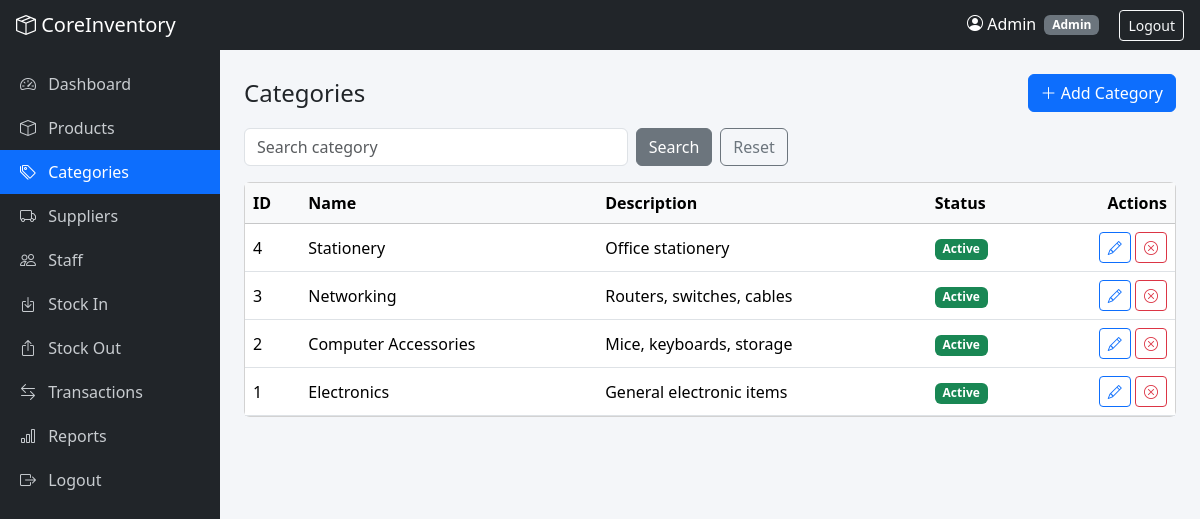
The app's page /categories.php (signed in) with its own data.
### tables this page shows
CREATE TABLE categories (
  id INT AUTO_INCREMENT PRIMARY KEY,
  name VARCHAR(100) NOT NULL UNIQUE,
  description TEXT,
  status ENUM('active','inactive') NOT NULL DEFAULT 'active',
  created_at TIMESTAMP DEFAULT CURRENT_TIMESTAMP
);

### categories.php (the view, shortened to what this page needs)
<?php
require 'includes/db.php';
require 'includes/auth.php';
$q = trim($_GET['q'] ?? '');
$st = $pdo->prepare("SELECT * FROM categories WHERE name LIKE ? ORDER BY id DESC");
$st->execute(["%$q%"]);
$rows = $st->fetchAll();
require 'includes/header.php';
?>
<div class="d-flex justify-content-between align-items-center mb-3">
  <h4 class="mb-0">Categories</h4>
  <button class="btn btn-primary" data-add data-title="Add Category" data-bs-toggle="modal" data-bs-target="#catModal"><i class="bi bi-plus-lg"></i> Add Category</button>
</div>
<form class="row g-2 mb-3" method="get">
  <div class="col-md-5"><input name="q" class="form-control" placeholder="Search category" value="<?= e($q) ?>"></div>
  <div class="col-md-3 d-flex gap-2"><button class="btn btn-secondary">Search</button><a href="categories.php" class="btn btn-outline-secondary">Reset</a></div>
</form>
<div class="card"><div class="table-responsive"><table class="table table-hover align-middle mb-0">
  <thead class="table-light"><tr><th>ID</th><th>Name</th><th>Description</th><th>Status</th><th class="text-end">Actions</th></tr></thead>
  <tbody>
  <?php foreach ($rows as $r): ?>
    <tr><td><?= $r['id'] ?></td><td><?= e($r['name']) ?></td><td><?= e($r['description']) ?></td><td><?= status_badge($r['status']) ?></td>
      <td class="text-end text-nowrap">
        <button class="btn btn-sm btn-outline-primary" data-edit="<?= e(json_encode($r)) ?>" data-title="Edit Category" data-bs-toggle="modal" data-bs-target="#catModal"><i class="bi bi-pencil"></i></button>
        <form method="post" class="d-inline" data-confirm="Change the status of this category?">
          <button class="btn btn-sm btn-outline-<?= $r['status'] === 'active' ? 'danger' : 'success' ?>"><i class="bi <?= $r['status'] === 'active' ? 'bi-x-circle' : 'bi-check-circle' ?>"></i></button>
        </form></td></tr>
  <?php endforeach; ?>
  </tbody></table></div></div>
<?php require 'includes/footer.php'; ?>

### includes/auth.php (shortened to what this page needs)
<?php
function e($value): string { return htmlspecialchars((string)$value, ENT_QUOTES, 'UTF-8'); }
function status_badge(string $status): string {
    return $status === 'active' ? '<span class="badge bg-success">Active</span>'
                                : '<span class="badge bg-secondary">Inactive</span>';
}

### assets/css/style.css (style rules this page uses)
body { background: #f4f6f9; }

### records on screen
categories: id "4", name "Stationery", description "Office stationery", status "Active"
categories: id "3", name "Networking", description "Routers, switches, cables", status "Active"
categories: id "2", name "Computer Accessories", description "Mice, keyboards, storage", status "Active"
categories: id "1", name "Electronics", description "General electronic items", status "Active"

### other values on screen
$_SESSION['name'] "Admin"
$_SESSION['role'] "Admin"
$label "Dashboard"
$label "Products"
$label "Categories"
$label "Suppliers"
$label "Staff"
$label "Stock In"
$label "Stock Out"
$label "Transactions"
$label "Reports"
